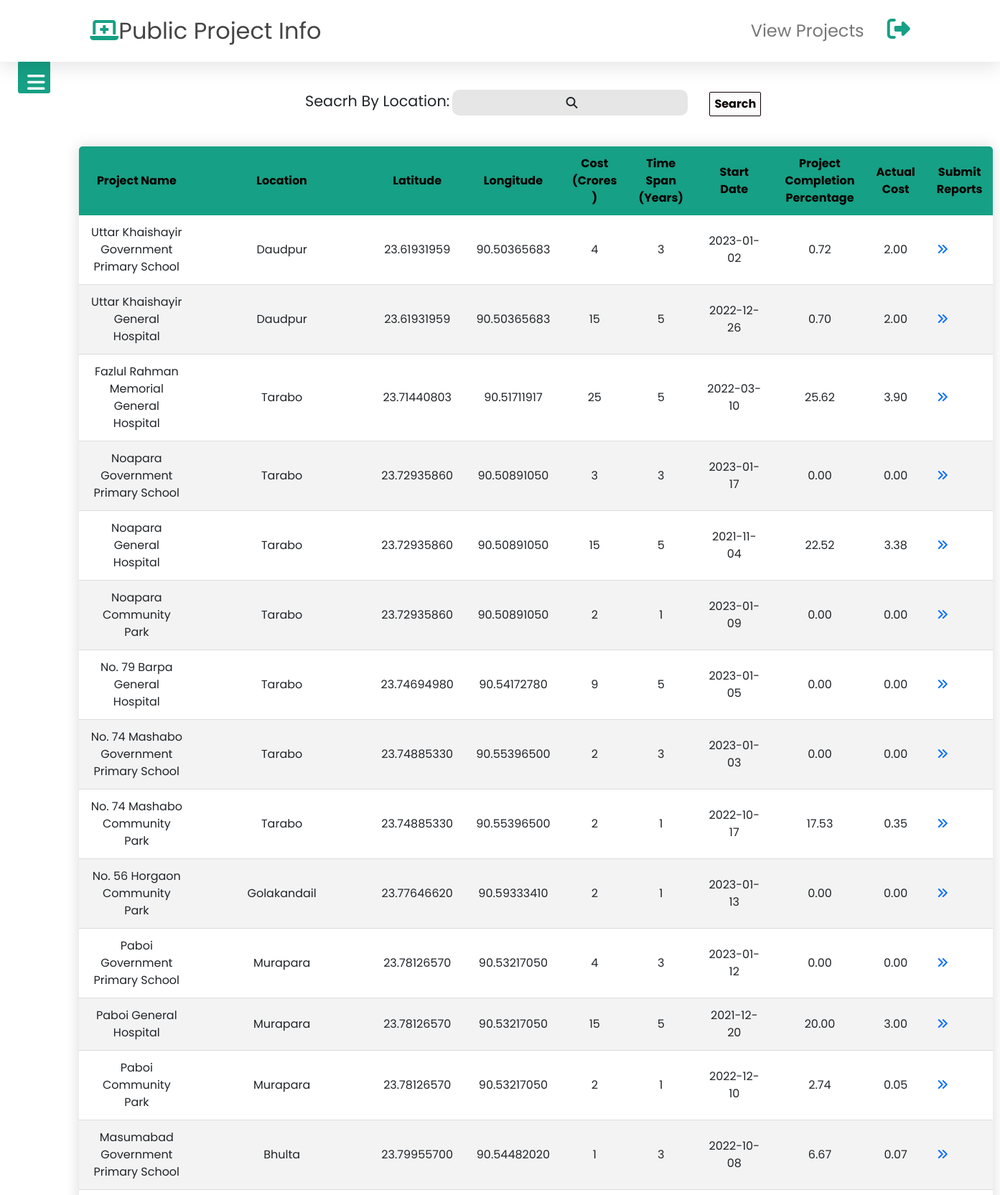
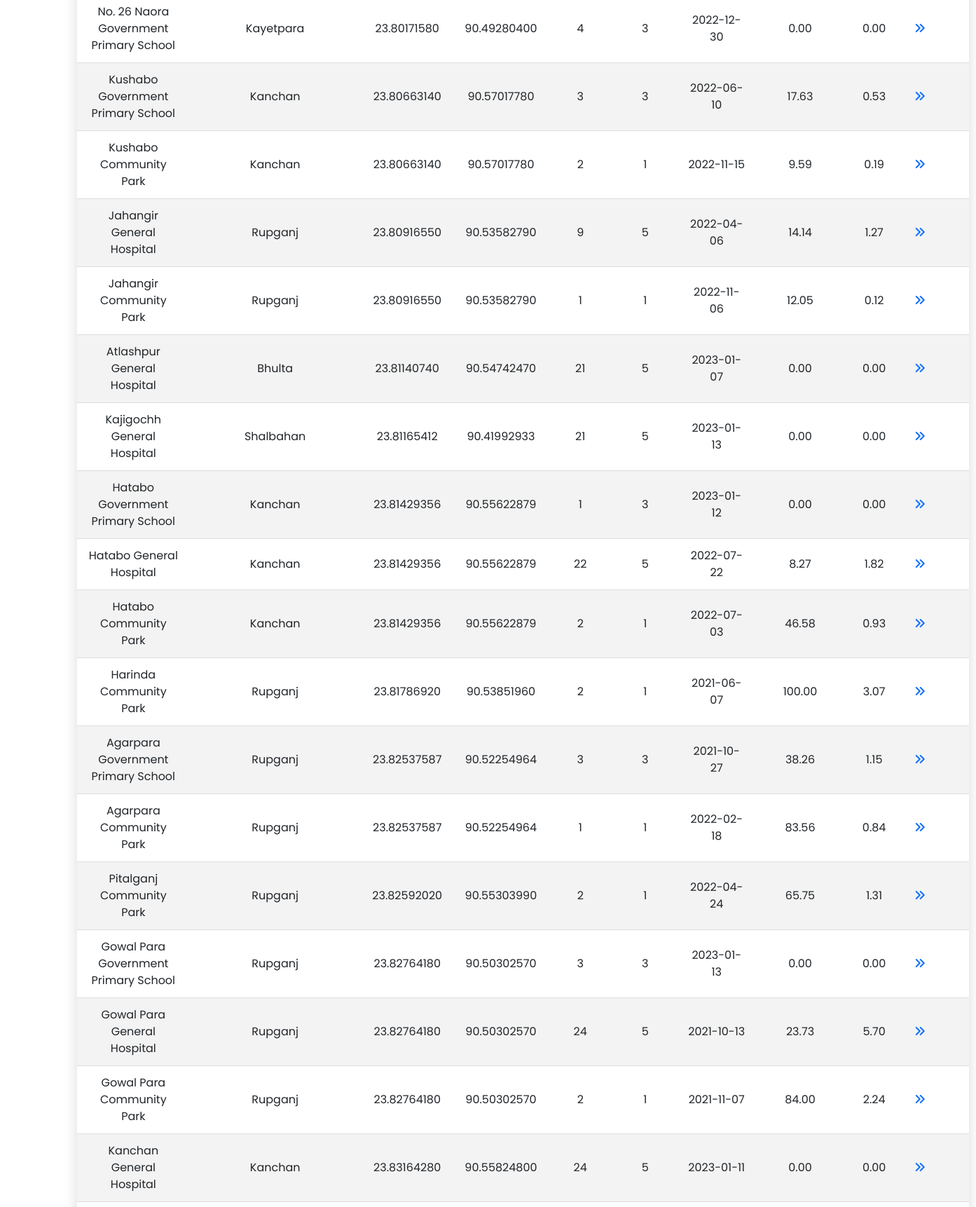
/PHP/AppUser/ViewProjects.php (signed in, upper part), run on the app's committed database (2 pictures, top to bottom).
### tables this page shows
CREATE TABLE `proj` (
  `name` varchar(60) DEFAULT NULL,
  `location` varchar(24) DEFAULT NULL,
  `latitude` decimal(10,8) DEFAULT NULL,
  `longitude` decimal(10,8) DEFAULT NULL,
  `exect` varchar(5) DEFAULT NULL,
  `cost` int(4) DEFAULT NULL,
  `timespan` int(1) DEFAULT NULL,
  `project_id` varchar(8) DEFAULT NULL,
  `goal` varchar(53) DEFAULT NULL,
  `start_date` varchar(10) DEFAULT NULL,
  `completion` decimal(5,2) DEFAULT NULL,
  `actual_cost` decimal(5,2) DEFAULT NULL
);

### PHP/AppUser/ViewProjects.php (the view, shortened to what this page needs)
<?php
require_once './includes/header.php';
require_once './includes/sidebar.php';
?>
<?php
function showprojects($sql)
{
    $conn = mysqli_connect('localhost', 'root', '', 'dpp');
    $query = $sql;
    $result = mysqli_query($conn, $query);
    while ($r = mysqli_fetch_array($result)) {
        echo '<tr>';
        echo '<td><center>' . $r['name'] . '</center></td>';
        echo '<td><center>' . $r['location'] . '</center></td>';
        echo '<td><center>' . $r['latitude'] . '</center></td>';
        echo '<td><center>' . $r['longitude'] . '</center></td>';
        echo '<td><center>' . $r['cost'] . '</center></td>';
        echo '<td><center>' . $r['timespan'] . '</center></td>';
        echo '<td><center>' . $r['start_date'] . '</center></td>';
        echo '<td><center>' . $r['completion'] . '</center></td>';
        echo '<td><center>' . $r['actual_cost'] . '</center></td>';
        echo "<td><a href=\"ReportProject.php?project_id=$r[project_id]\"><input type='submit' value='' ><i class='fas fa-angle-double-right'></i></i></i></a></td>";
        echo '</tr><center>';
    }
}
?>
<section class="BookApt">
    <form class="Bookapt-form" action="<?php echo $_SERVER['PHP_SELF']; ?>" method="post">
        <div class="srchdt">
            <div class="deptin">
                <label id="aptl1" for="Search">Seacrh By Location: </label>
                <input id="aptsrc" type="text" name="search" value="<?php if (isset($_POST['search']))
                    echo $_POST['search']; ?>"><i class="fas fa-search"></i>
            </div>
            <div class="dtsrc">
                <button type="submit" name="submit" class="dtsrcbtn">Search</button>
            </div>
        </div>
    </form>
    <table class="tablestyle">
        <thead>
            <tr>
                <th>Project Name</th>
                <th>Location</th>
                <th>Latitude</th>
                <th>Longitude</th>
                <th>Cost (Crores )</th>
                <th>Time Span (Years)</th>
                <th>Start Date</th>
                <th>Project Completion Percentage</th>
                <th>Actual Cost</th>
                <th>Submit Reports</th>
            </tr>
        </thead>
        <tbody>
</section>
<?php
if (isset($_POST["submit"])) {
    $dept = $_POST['search'];
    $qry = "SELECT * FROM proj WHERE location like '%$dept%'";
    showprojects($qry);
} else {
    $qry = "SELECT *FROM proj ";
    showprojects($qry);
}
?>

### PHP/AppUser/includes/header.php (shortened to what this page needs)
<!DOCTYPE html>
<html lang="en">
<head>
    <link rel="stylesheet" href="https://maxcdn.bootstrapcdn.com/bootstrap/4.0.0/css/bootstrap.min.css"
>
    <link href="https://cdn.jsdelivr.net/npm/bootstrap@5.2.3/dist/css/bootstrap.min.css" rel="stylesheet"
>
    <link rel="stylesheet" href="./css/style.css">
    <link href="https://api.tiles.mapbox.com/mapbox-gl-js/v2.9.2/mapbox-gl.css" rel="stylesheet" />
    <link rel="stylesheet" href="sweetalert2.min.css">
</head>
<header class="header">
    <a href="UserHome.php" class="logo"><i class="fas fa-laptop-medical"></i>Public Project Info</a>
    <nav class="navbar">
        <a href="./ViewProjects.php">View Projects</i></a>
        <a href="../logout.php"><i class="fas fa-sign-out-alt"></i></a>
    </nav>
</header>
<body>

### PHP/AppUser/includes/sidebar.php (shortened to what this page needs)
<div class="sidediv">
  <div class="btn">
    <span class="fas fa-bars"></span>
  </div>
</div>

### PHP/AppUser/css/style.css (style rules this page uses)
* { margin: 0; padding: 0; box-sizing: border-box; font-family: "Poppins", sans-serif; outline: none; border: none; text-transform: capitalize; text-decoration: none; }
.header { padding: 1rem 9%; position: fixed; top: 0; left: 0; right: 0; z-index: 1000; box-shadow: 0 0.5rem 1.5rem rgba(0, 0, 0, 0.1); display: flex; align-items: center; justify-content: space-between; background: #fff; }
a:link { text-decoration: none; }
.header .logo { font-size: 2rem; color: #444; }
.header .logo i { color: #16a085; }
.header .navbar a { font-size: 1.5rem; color: #777; margin-left: 2rem; }
.sidediv { margin-top: 50px; margin-bottom: 100px; }
.btn { position: absolute; margin-top: 70px; top: 15px; left: 25px; height: 45px; width: 45px; text-align: center; background: #16a085; border-radius: 3px; cursor: pointer; transition: left 0.4s ease; }
.btn span { color: white; font-size: 28px; line-height: 45px; }
nav i { color: white; }
.BookApt { margin-left: 100px; margin-right: 100px; top: 100px; padding: 10px; }
.deptin i { position: absolute; margin-top: 10px; margin-left: -170px; }
#aptl1 { font-size: 1.3rem; }
#aptsrc { background: #e6e6e6; color: rgb(3, 2, 2); letter-spacing: 0.5px; padding: 6px 6px; border-radius: 10px; font-size: 1rem; text-align: center; }
.BookApt tr { font-size: 1rem; }
.srchdt { display: flex; align-items: center; margin-left: 300px; }
.srchdt>div { margin: 15px; }
.dtsrcbtn { color: #0c0101; background-color: #fcfcfc; padding: 4px 6px; font-weight: bold; cursor: pointer; transition: opacity 0.4s; border: solid; border-width: 1px; border-radius: 2px; font-size: 1em; }
.tablestyle { border-collapse: collapse; margin: 25px 0; margin-bottom: 101px; font-size: 1.2rem; min-width: 400px; border-radius: 5px 5px 0 0; overflow: hidden; box-shadow: 0 0 20px rgba(0, 0, 0, 0.15); }
.tablestyle thead tr { background-color: #16a085; color: #070000; text-align: center; font-weight: bold; }
.tablestyle th, .tablestyle td { padding: 12px 15px; }
.tablestyle tbody tr { border-bottom: 1px solid #dddddd; }
.tablestyle tbody tr:nth-of-type(even) { background-color: #f3f3f3; }

### PHP/AppUser/includes/header.php (style rules this page uses)
.navbar i { color: #16a085; font-size: 2rem; }
body { margin: 0; padding: 0; }

### data on the page
proj: name "Uttar Khaishayir Government Primary School", location "Daudpur", latitude "23.61931959", longitude "90.50365683", cost "4", timespan "3", start_date "2023-01-02", completion "0.72", actual_cost "2.00"
proj: name "Uttar Khaishayir General Hospital", location "Daudpur", latitude "23.61931959", longitude "90.50365683", cost "15", timespan "5", start_date "2022-12-26", completion "0.70", actual_cost "2.00"
proj: name "Fazlul Rahman Memorial General Hospital", location "Tarabo", latitude "23.71440803", longitude "90.51711917", cost "25", timespan "5", start_date "2022-03-10", completion "25.62", actual_cost "3.90"
proj: name "Noapara Government Primary School", location "Tarabo", latitude "23.72935860", longitude "90.50891050", cost "3", timespan "3", start_date "2023-01-17", completion "0.00", actual_cost "0.00"
proj: name "Noapara General Hospital", location "Tarabo", latitude "23.72935860", longitude "90.50891050", cost "15", timespan "5", start_date "2021-11-04", completion "22.52", actual_cost "3.38"
proj: name "Noapara Community Park", location "Tarabo", latitude "23.72935860", longitude "90.50891050", cost "2", timespan "1", start_date "2023-01-09", completion "0.00", actual_cost "0.00"
proj: name "No. 79 Barpa General Hospital", location "Tarabo", latitude "23.74694980", longitude "90.54172780", cost "9", timespan "5", start_date "2023-01-05", completion "0.00", actual_cost "0.00"
proj: name "No. 74 Mashabo Government Primary School", location "Tarabo", latitude "23.74885330", longitude "90.55396500", cost "2", timespan "3", start_date "2023-01-03", completion "0.00", actual_cost "0.00"
proj: name "No. 74 Mashabo Community Park", location "Tarabo", latitude "23.74885330", longitude "90.55396500", cost "2", timespan "1", start_date "2022-10-17", completion "17.53", actual_cost "0.35"
proj: name "No. 56 Horgaon Community Park", location "Golakandail", latitude "23.77646620", longitude "90.59333410", cost "2", timespan "1", start_date "2023-01-13", completion "0.00", actual_cost "0.00"
proj: name "Paboi Government Primary School", location "Murapara", latitude "23.78126570", longitude "90.53217050", cost "4", timespan "3", start_date "2023-01-12", completion "0.00", actual_cost "0.00"
proj: name "Paboi General Hospital", location "Murapara", latitude "23.78126570", longitude "90.53217050", cost "15", timespan "5", start_date "2021-12-20", completion "20.00", actual_cost "3.00"
proj: name "Paboi Community Park", location "Murapara", latitude "23.78126570", longitude "90.53217050", cost "2", timespan "1", start_date "2022-12-10", completion "2.74", actual_cost "0.05"
proj: name "Masumabad Government Primary School", location "Bhulta", latitude "23.79955700", longitude "90.54482020", cost "1", timespan "3", start_date "2022-10-08", completion "6.67", actual_cost "0.07"
proj: name "No. 26 Naora Government Primary School", location "Kayetpara", latitude "23.80171580", longitude "90.49280400", cost "4", timespan "3", start_date "2022-12-30", completion "0.00", actual_cost "0.00"
proj: name "Kushabo Government Primary School", location "Kanchan", latitude "23.80663140", longitude "90.57017780", cost "3", timespan "3", start_date "2022-06-10", completion "17.63", actual_cost "0.53"
proj: name "Kushabo Community Park", location "Kanchan", latitude "23.80663140", longitude "90.57017780", cost "2", timespan "1", start_date "2022-11-15", completion "9.59", actual_cost "0.19"
proj: name "Jahangir General Hospital", location "Rupganj", latitude "23.80916550", longitude "90.53582790", cost "9", timespan "5", start_date "2022-04-06", completion "14.14", actual_cost "1.27"
proj: name "Jahangir Community Park", location "Rupganj", latitude "23.80916550", longitude "90.53582790", cost "1", timespan "1", start_date "2022-11-06", completion "12.05", actual_cost "0.12"
proj: name "Atlashpur General Hospital", location "Bhulta", latitude "23.81140740", longitude "90.54742470", cost "21", timespan "5", start_date "2023-01-07", completion "0.00", actual_cost "0.00"
proj: name "Kajigochh General Hospital", location "Shalbahan", latitude "23.81165412", longitude "90.41992933", cost "21", timespan "5", start_date "2023-01-13", completion "0.00", actual_cost "0.00"
proj: name "Hatabo Government Primary School", location "Kanchan", latitude "23.81429356", longitude "90.55622879", cost "1", timespan "3", start_date "2023-01-12", completion "0.00", actual_cost "0.00"
proj: name "Hatabo General Hospital", location "Kanchan", latitude "23.81429356", longitude "90.55622879", cost "22", timespan "5", start_date "2022-07-22", completion "8.27", actual_cost "1.82"
proj: name "Hatabo Community Park", location "Kanchan", latitude "23.81429356", longitude "90.55622879", cost "2", timespan "1", start_date "2022-07-03", completion "46.58", actual_cost "0.93"
proj: name "Harinda Community Park", location "Rupganj", latitude "23.81786920", longitude "90.53851960", cost "2", timespan "1", start_date "2021-06-07", completion "100.00", actual_cost "3.07"
proj: name "Agarpara Government Primary School", location "Rupganj", latitude "23.82537587", longitude "90.52254964", cost "3", timespan "3", start_date "2021-10-27", completion "38.26", actual_cost "1.15"
proj: name "Agarpara Community Park", location "Rupganj", latitude "23.82537587", longitude "90.52254964", cost "1", timespan "1", start_date "2022-02-18", completion "83.56", actual_cost "0.84"
proj: name "Pitalganj Community Park", location "Rupganj", latitude "23.82592020", longitude "90.55303990", cost "2", timespan "1", start_date "2022-04-24", completion "65.75", actual_cost "1.31"
proj: name "Gowal Para Government Primary School", location "Rupganj", latitude "23.82764180", longitude "90.50302570", cost "3", timespan "3", start_date "2023-01-13", completion "0.00", actual_cost "0.00"
proj: name "Gowal Para General Hospital", location "Rupganj", latitude "23.82764180", longitude "90.50302570", cost "24", timespan "5", start_date "2021-10-13", completion "23.73", actual_cost "5.70"
proj: name "Gowal Para Community Park", location "Rupganj", latitude "23.82764180", longitude "90.50302570", cost "2", timespan "1", start_date "2021-11-07", completion "84.00", actual_cost "2.24"
proj: name "Kanchan General Hospital", location "Kanchan", latitude "23.83164280", longitude "90.55824800", cost "24", timespan "5", start_date "2023-01-11", completion "0.00", actual_cost "0.00"
